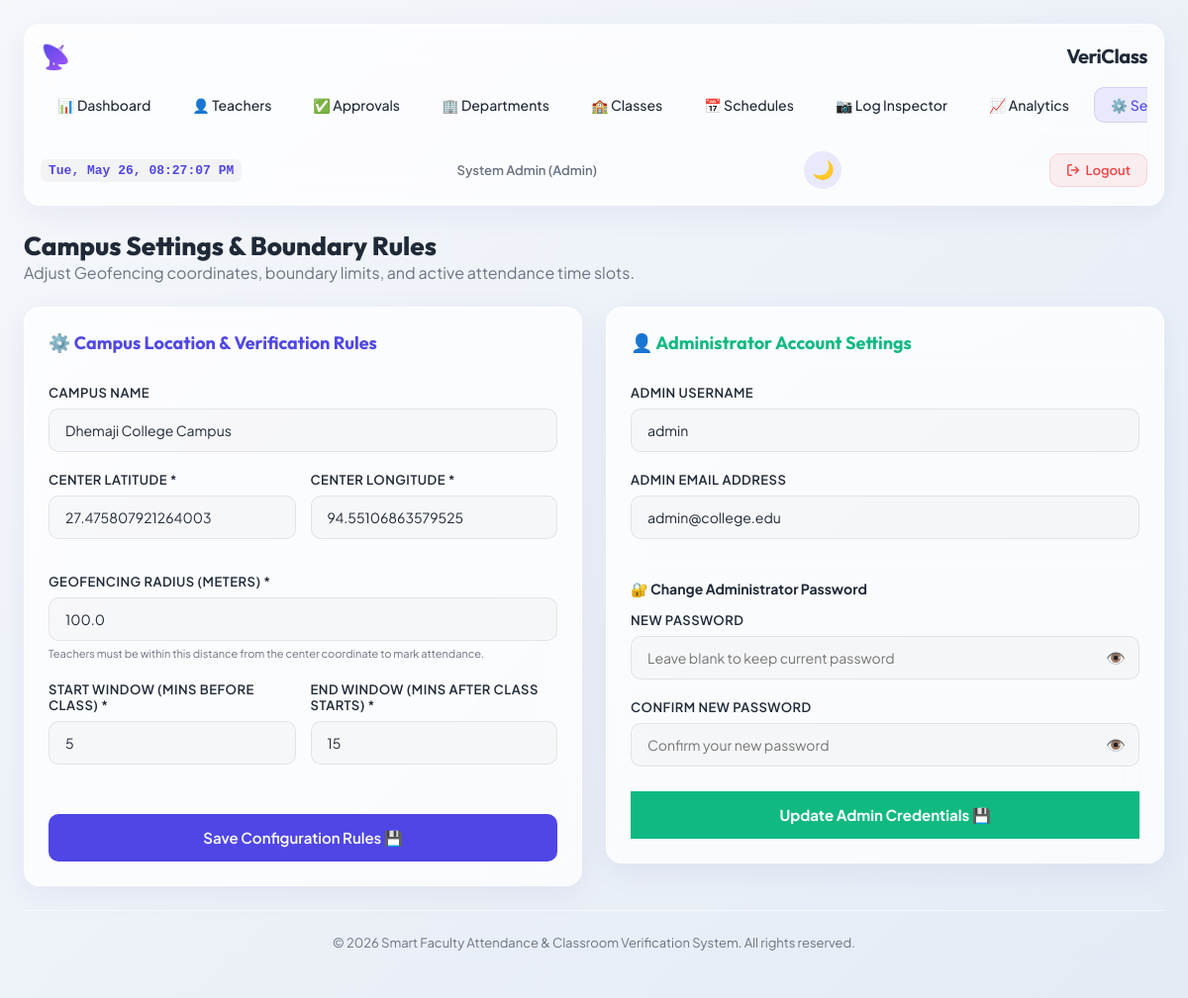
The app's page /admin/settings (signed in), older data.
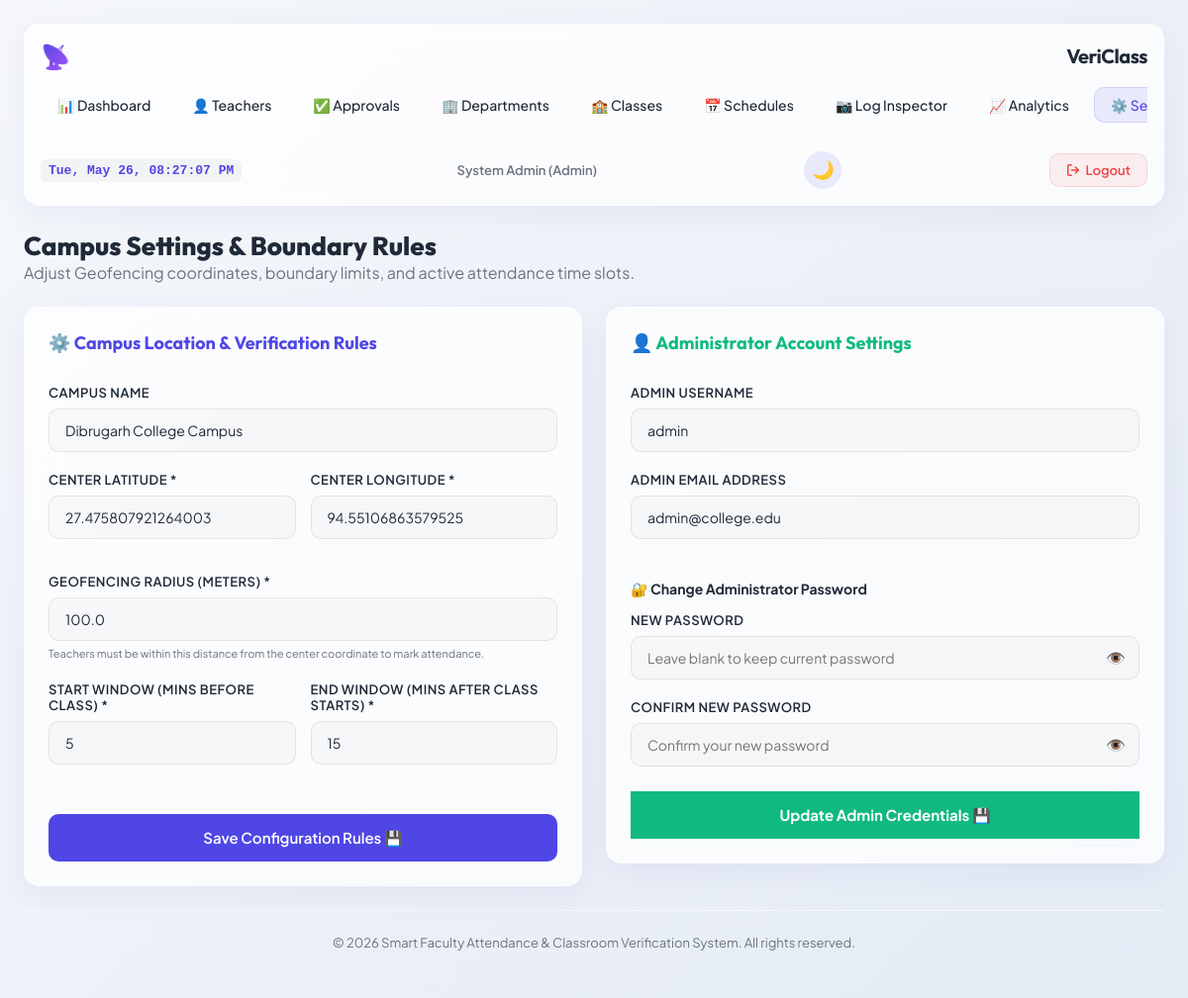
The same page, newer data.
### models.py (models this page shows, shortened)
class CampusSetting(db.Model):
    __tablename__ = 'campus_settings'
    id = db.Column(db.Integer, primary_key=True)
    campus_name = db.Column(db.String(100), nullable=False, default="Main College Campus")
    latitude = db.Column(db.Float, nullable=False, default=27.475807921264003)
    longitude = db.Column(db.Float, nullable=False, default=94.55106863579525)
    radius_meters = db.Column(db.Float, nullable=False, default=100.0)
    start_window_before_mins = db.Column(db.Integer, nullable=False, default=5)
    end_window_after_mins = db.Column(db.Integer, nullable=False, default=15)

### app.py (the view, shortened to what this page needs)
@app.route('/admin/settings', methods=['GET', 'POST'])
def admin_settings():
    if not is_logged_in() or session.get('role') != 'admin':
        flash("Access Denied.", "danger")
        return redirect(url_for('login'))
    settings = CampusSetting.query.first()
    return render_template('admin_settings.html', settings=settings, current_user=get_current_user())

### app.py (called while the page is built)
def is_logged_in():
    return 'user_id' in session

def get_current_user():
    if not is_logged_in():
        return None
    return User.query.get(session['user_id'])

### models.py (called while the page is built)
@event.listens_for(Engine, "connect")
def set_sqlite_pragma(dbapi_connection, connection_record):
    cursor = dbapi_connection.cursor()
    try:
        cursor.execute("PRAGMA foreign_keys=ON")
        cursor.execute("PRAGMA journal_mode=WAL")
    except Exception as e:
        print(f"Warning: Failed to execute SQLite connection PRAGMAs: {e}")
    finally:
        cursor.close()

### templates/admin_settings.html (shortened to what the changed rows need)
{% extends "base.html" %}
{% block content %}
<div style="margin-bottom: 24px;">
    <h2 style="font-family: var(--font-title); font-size: 26px; font-weight: 800;">Campus Settings & Boundary Rules</h2>
</div>
<div class="settings-outer-grid">
    <div class="glass-card" style="padding: 24px; width: 100%;">
        <form action="{{ url_for('admin_settings') }}" method="POST">
            <div class="form-group">
                <label class="form-label" for="campus_name">Campus Name</label>
                <input class="form-control" type="text" id="campus_name" name="campus_name" value="{{ settings.campus_name if settings else 'Main Campus' }}" required>
            </div>
            <div class="form-grid-2" style="margin-top: 15px;">
                <div class="form-group">
                    <label class="form-label" for="latitude">Center Latitude *</label>
                    <input class="form-control" type="number" step="any" id="latitude" name="latitude" value="{{ settings.latitude if settings else 27.475807921264003 }}" required>
                </div>
                <div class="form-group">
                    <label class="form-label" for="longitude">Center Longitude *</label>
                    <input class="form-control" type="number" step="any" id="longitude" name="longitude" value="{{ settings.longitude if settings else 94.55106863579525 }}" required>
                </div>
            </div>
            <div class="form-group" style="margin-top: 15px;">
                <label class="form-label" for="radius_meters">Geofencing Radius (Meters) *</label>
                <input class="form-control" type="number" step="0.1" id="radius_meters" name="radius_meters" value="{{ settings.radius_meters if settings else 100.0 }}" required>
                <small style="color: var(--color-text-muted); font-size: 11px;">Teachers must be within this distance from the center coordinate to mark attendance.</small>
            </div>
            <div class="form-grid-2" style="margin-top: 20px; margin-bottom: 30px;">
                <div class="form-group">
                    <label class="form-label" for="start_window_before_mins">Start Window (Mins before class) *</label>
                    <input class="form-control" type="number" id="start_window_before_mins" name="start_window_before_mins" value="{{ settings.start_window_before_mins if settings else 5 }}" required>
                </div>
                <div class="form-group">
                    <label class="form-label" for="end_window_after_mins">End Window (Mins after class starts) *</label>
                    <input class="form-control" type="number" id="end_window_after_mins" name="end_window_after_mins" value="{{ settings.end_window_after_mins if settings else 15 }}" required>
                </div>
            </div>
        </form>
    </div>
</div>
{% endblock %}

Row changes from the older to the newer data that the page shows:
changed CampusSetting: campus_name "Dhemaji College Campus" → "Dibrugarh College Campus"
